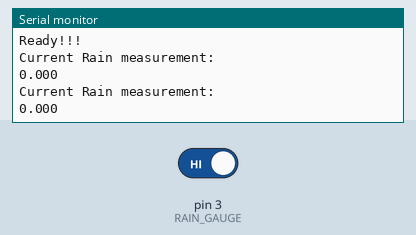
Simulated run of this sketch. Board: Arduino Uno, built with avr-gcc and run on an emulated ATmega328P. On the bench: the last lines printed to the serial monitor. The test bench sets the inputs (shaded band); at power-on: pin 3 (RAIN_GAUGE) HIGH.

Above: at 1.2 s.
1.3 s: pin 3 (RAIN_GAUGE) driven LOW
At 1.9 s:
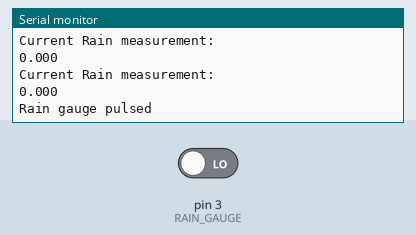
At 2.7 s:
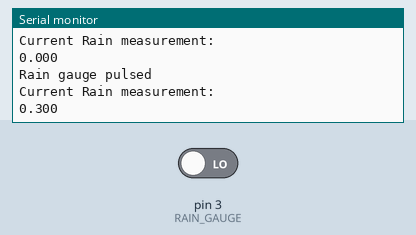

Measured:
- after the input at 1.3 s, the serial monitor: prints a new line at once (image 1)

The sketch:

test_rain_gauge.ino
```cpp
#define RAIN_GAUGE 3
static unsigned long last_interrupt_time = 0;
unsigned long interrupt_time = millis();
static float daily_rain_measurement = 0; // in mm

void setup() {
  // put your setup code here, to run once:
  pinMode(RAIN_GAUGE, INPUT);
  Serial.begin(9600);
  Serial.println("Ready!!!");
  attachInterrupt(digitalPinToInterrupt(RAIN_GAUGE), rain_gauge_interrupt, FALLING);
}
void rain_gauge_interrupt() {

  detachInterrupt(digitalPinToInterrupt(RAIN_GAUGE));

  // For debouncing
  interrupt_time = millis();
  if (interrupt_time - last_interrupt_time > 1000)
  {
    // Do interrupt stuff here
    Serial.println("Rain gauge pulsed");
    daily_rain_measurement = daily_rain_measurement + 0.3;
  }
  last_interrupt_time = interrupt_time;

  attachInterrupt(digitalPinToInterrupt(RAIN_GAUGE), rain_gauge_interrupt, FALLING);

}
void loop() {
  // put your main code here, to run repeatedly:

  Serial.println("Current Rain measurement: ");
  Serial.println(daily_rain_measurement,3);
  delay(1000);
}
```
